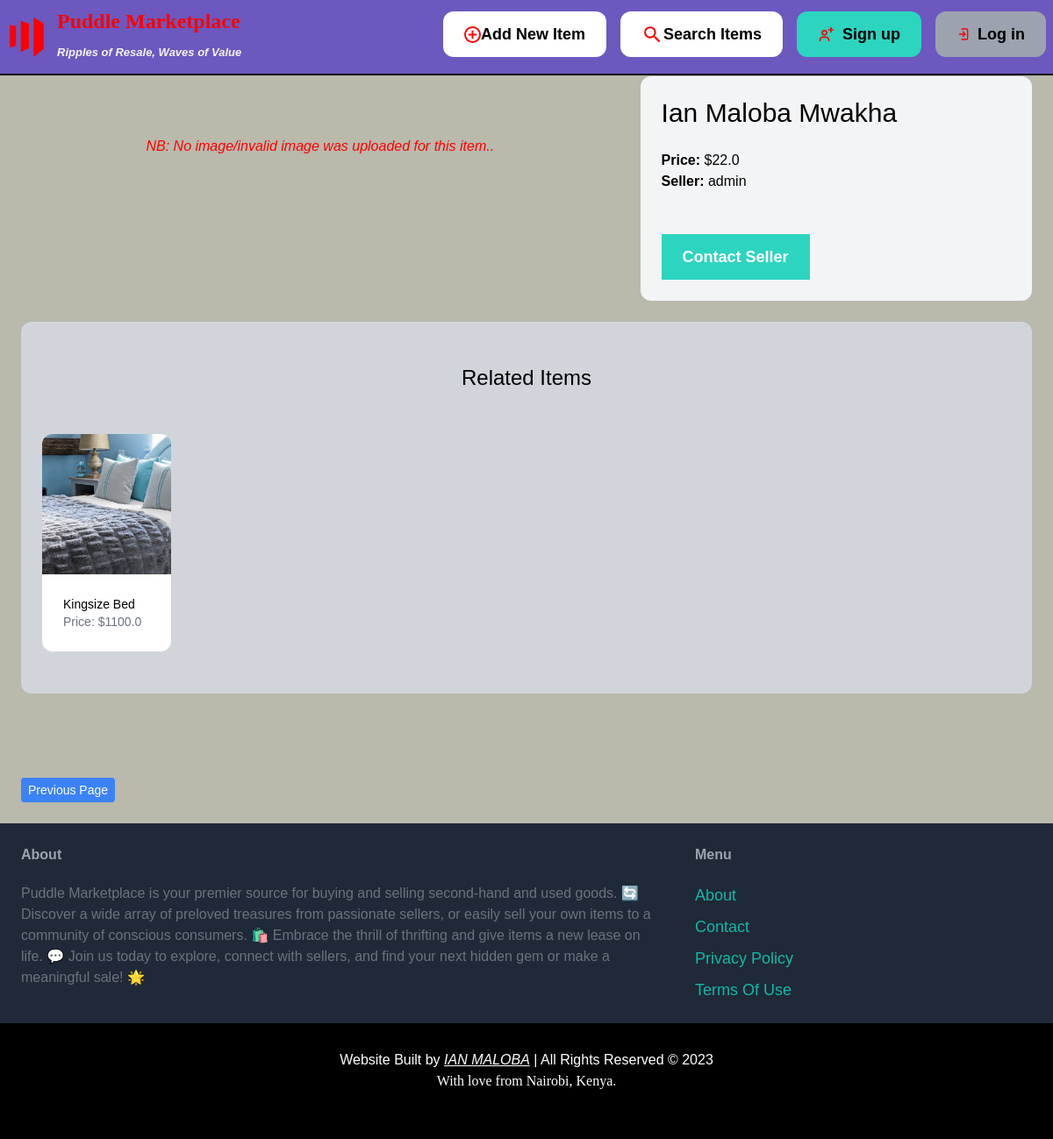
The app's page /item/31/, older data.
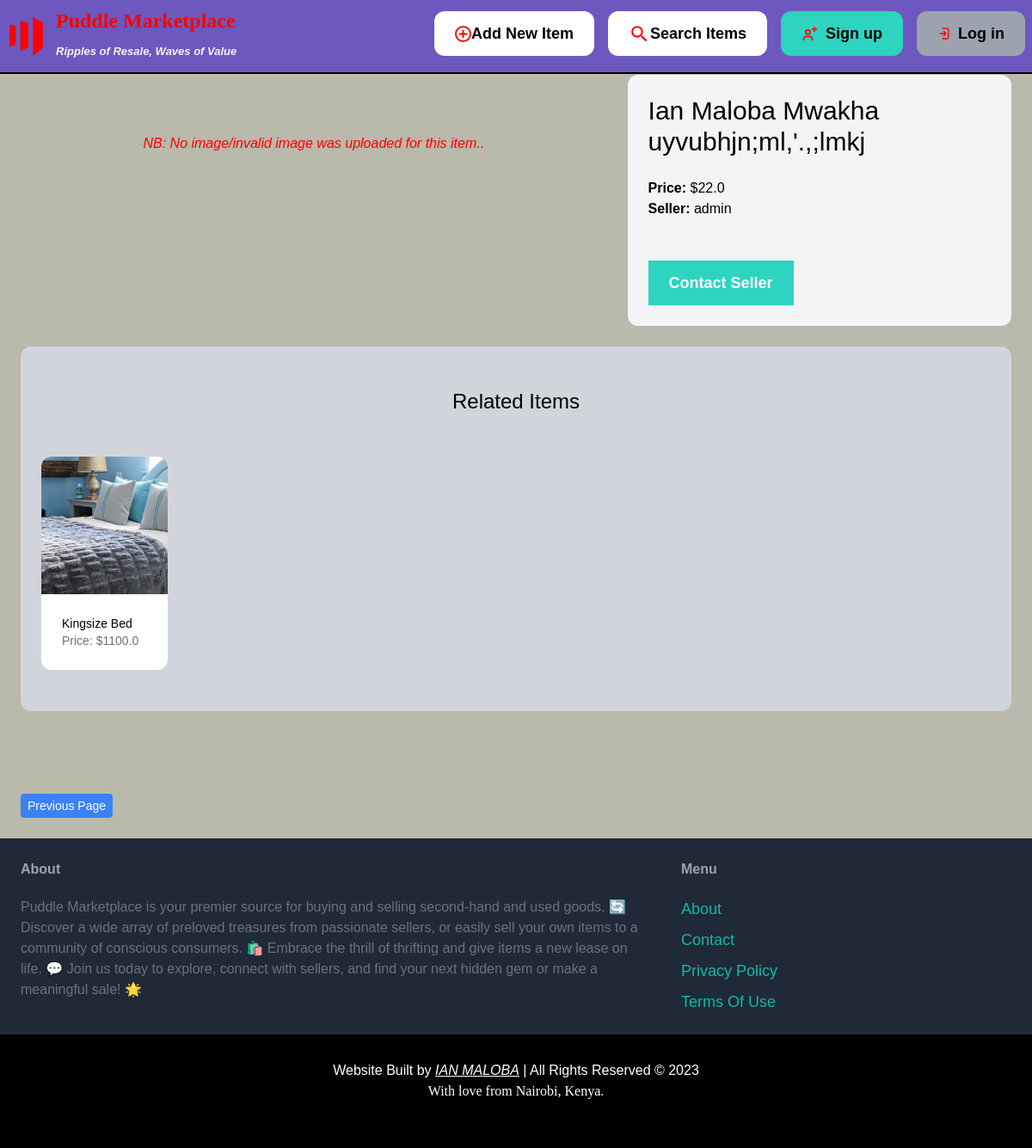
The same page, newer data.
### items/models.py (models this page shows, shortened)
class Item(models.Model):
    cartegory = models.ForeignKey(Cartegory, related_name='items', on_delete=models.CASCADE)
    name = models.CharField(max_length=255)
    description = RichTextField(blank=True, null=True)
    price = models.FloatField()
    image = models.ImageField(upload_to='item_images', blank=True, null=True)
    is_sold = models.BooleanField(default=False)
    created_by = models.ForeignKey(User, related_name='items', on_delete=models.CASCADE)
    created_at = models.DateTimeField(auto_now_add=True)

### items/views.py (the view)
# urls.py: path('<int:pk>/', views.detail, name='detail'),
def detail(request, pk):
    item = get_object_or_404(Item, pk=pk)
    related_items = Item.objects.filter(cartegory=item.cartegory, is_sold=False).exclude(pk=pk)[0:3]
    return render(request, 'item/detail.html', {
        'item': item,
        'related_items': related_items
    })

### items/templates/item/detail.html (shortened to what this page needs)
{% extends 'core/base.html' %}
{% block content %}
<div class="grid grid-cols-1 md:grid-cols-5 gap-6">
    <div class="col-span-1 md:col-span-3">
        {% if item.image %}
        <div class="image-container">
            <div class="image-wrapper">
              <img src="/media/{{ item.image.name }}" class="rounded-t-xl w-full img-enlargable">
              <div class="close-button" title="Enlarge Image">X</div>
            </div>
        </div>
        {% else %}
        <i style="color: red; padding-top: 10%; display: block; text-align: center;">NB: No image/invalid image was uploaded for this item..</i>
        {% endif %}
    </div>
    <div class="col-span-1 md:col-span-2 p-6 bg-gray-100 rounded-xl">
        <h1 class="mb-6 text-3xl break-words">{{ item.name }}</h1
        <p class="text-gray-500">
            <strong>Price: </strong>
            ${{ item.price }}</p>
        <p clas="text-gray-500">
            <strong>Seller: </strong>
            {{ item.created_by.username }}</p> <br>
        {% if request.user == item.created_by %}
        <div class="'mt-6 p-6 bg-white rounded-xl">
            <p style="font-weight: bold; color: red;"><I>THIS IS YOUR ITEM!</I></p>
            <a href="{% url 'items:edit' item.id %}" class="inline-block mt-6 px-6 py-3 text-lg font-semibold bg-green-500 text-white rounded-xl">Edit</a>
            <a href="{% url 'items:delete' item.id %}" class="inline-block mt-6 px-6 py-3 text-lg font-semibold bg-red-500 text-white rounded-xl" onclick="return confirm('Are you sure you want to delete this item ({{ item.name }})?') && alert('{{ item.name }} is successfully deleted!');">Delete</a>
        </div>
        {% else %}
        <a href="{% url 'conversation:new' item.id %}" class="inline-block mt-6 px-6 py-3 text-lg font-semibold bg-teal-400 rouned-xl text-white hover:bg-teal-700">Contact Seller</a>
        {% endif %}
    </div>
</div>
{% if related_items %}
    <div class="mt-6 px-6 py-12 bg-gray-300 rounded-xl">
        <h2 class="mb-12 text-2xl text-center">Related Items</h2>
        <div class="grid grid-cols-3 md:grid-cols-7 gap-3">
            {% for item in related_items %}
                <div class="md:col-span-1">
                    <a href="{% url 'items:detail' item.id %}">
                        <div class="h-40">
                            {% if item.image %}
                                <img src="/media/{{ item.image.name }}" class="rounded-t-xl h-full object-cover">
                            {% else %}
                                <i style="color: red;">No image was uploaded for this item..</i>
                            {% endif %}
                        </div>
                        <div class="p-6 bg-white rounded-b-xl">
                            <h2 class="text-xs md:text-sm truncate lg:text-1xl no-underline hover:underline hover:text-red-500">{{ item.name }}</h2>
                            <p class="text-xs md:text-sm text-gray-500 truncate">Price: ${{ item.price }}</p>
                        </div>
                    </a>
                </div>
            {% endfor %}
        </div>
    </div>
{% endif %}
{% endblock %}

Row changes from the older to the newer data that the page shows:
changed Item "admin": name "Ian Maloba Mwakha" → "Ian Maloba Mwakha uyvubhjn;ml,'.,;lmkj"
